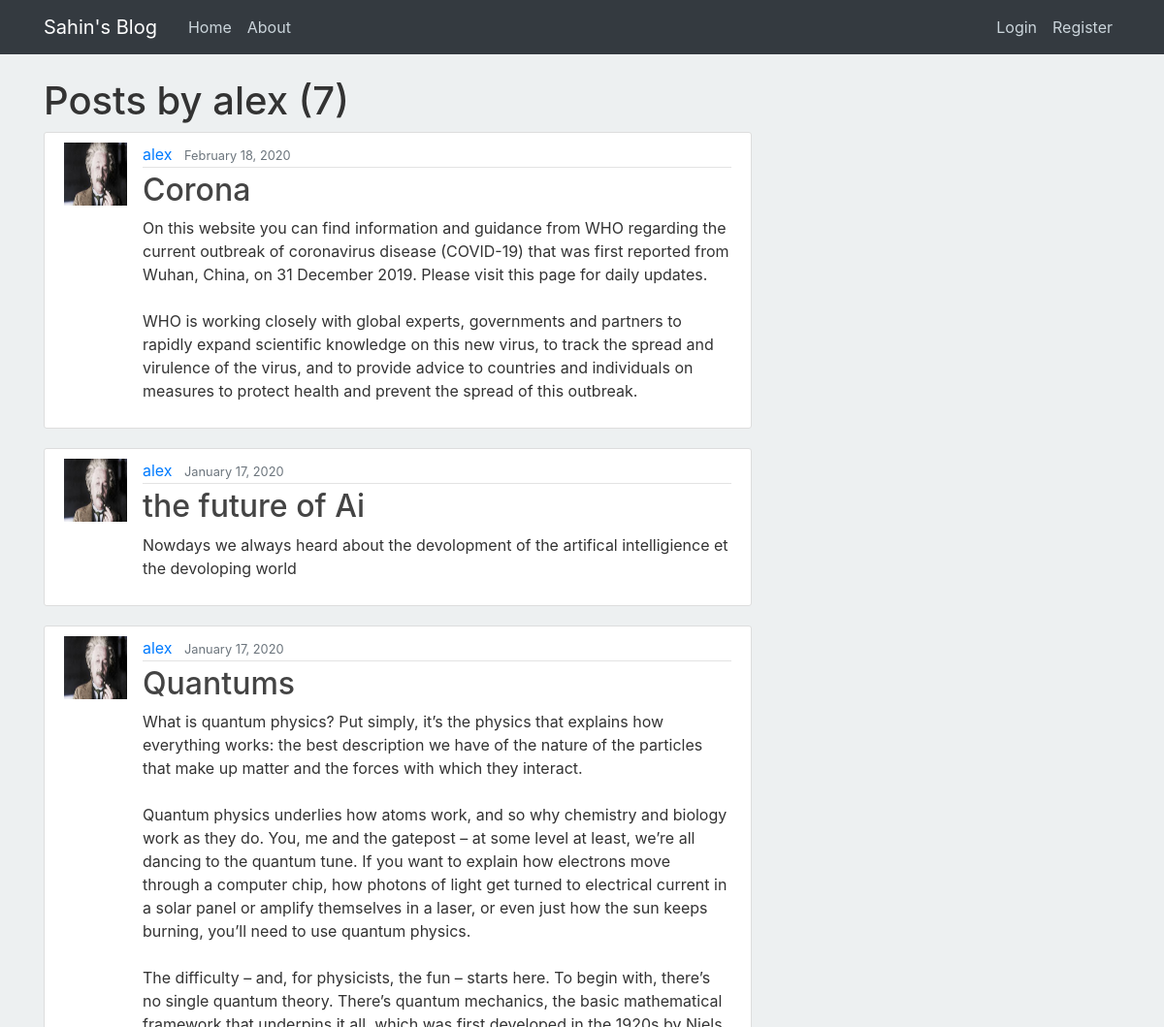
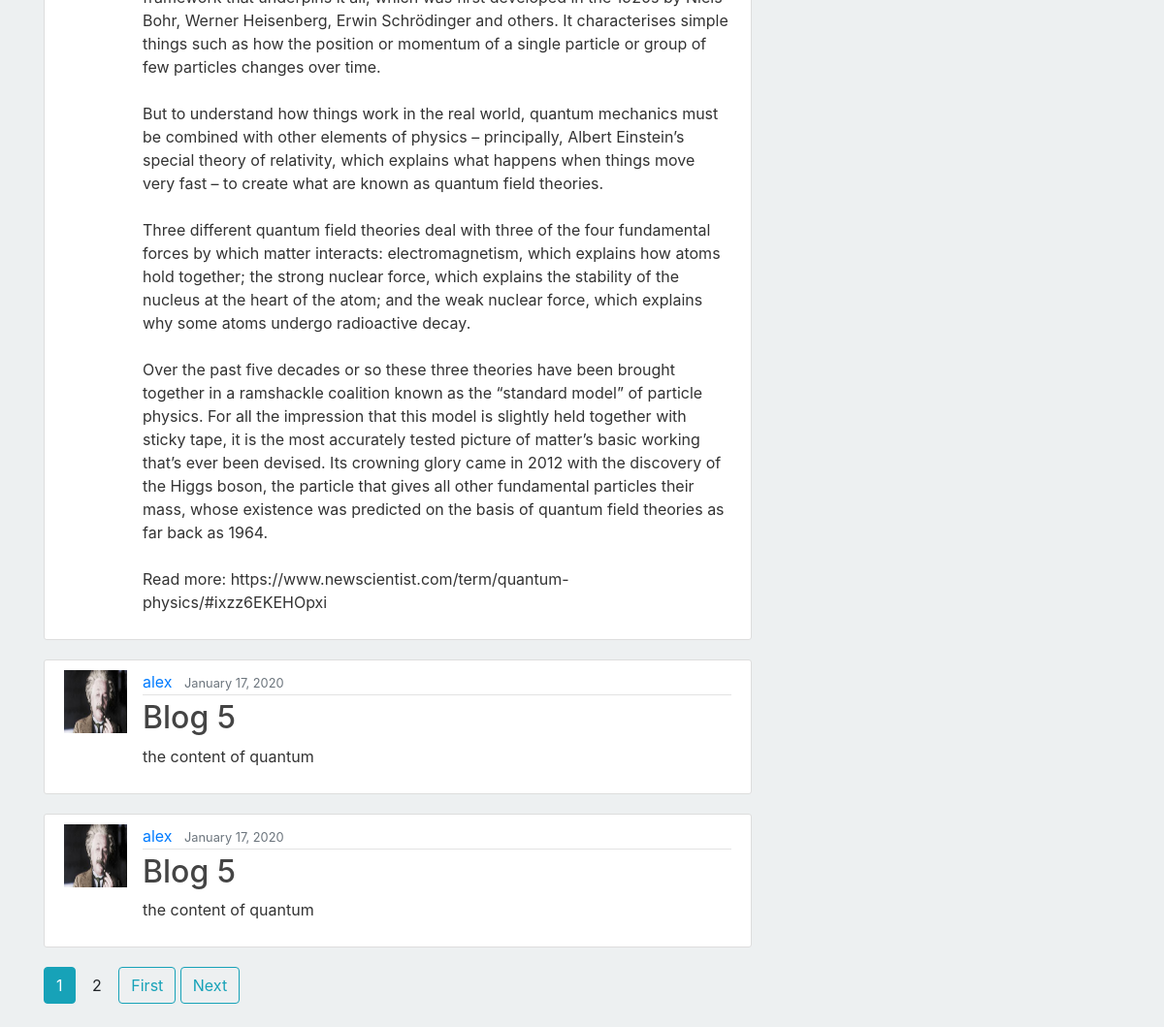
The app's page /user/alex/ with its own data (2 pictures, top to bottom).
### blog/models.py (models this page shows, shortened)
class Post(models.Model):
	title=models.CharField(max_length=100)
	content=models.TextField()
	date_posted=models.DateTimeField(default=timezone.now)
	author=models.ForeignKey(User,on_delete=models.CASCADE)

### users/models.py (models this page shows, shortened)
class Profile(models.Model):
	user=models.OneToOneField(User, on_delete= models.CASCADE)
	image=models.ImageField(default='default.jpg', upload_to='profile_pics')

### blog/views.py (the view)
# urls.py: path('user/<str:username>/', UserPostListView.as_view(), name='user-posts'),
class UserPostListView(ListView):
	model=Post
	template_name='blog/pst_user.html'
	context_object_name='posts'
	paginate_by=5
	def get_queryset(self):
		user=get_object_or_404(User,username = self.kwargs.get('username'))
		return Post.objects.filter(author=user).order_by('-date_posted')

### blog/templates/blog/pst_user.html (shortened to what this page needs)
{% extends "blog/base.html" %}
{%block content%}
  <h1> Posts by {{view.kwargs.username}}  ({{page_obj.paginator.count}})</h1>
	{%for post in posts%}
		 <article class="media content-section">
          <img class="rounded- circle article-img" src="{{post.author.profile.image.url}}">
          <div class="media-body">
            <div class="article-metadata">
              <a class="mr-2" href="{% url 'user-posts' post.author.username%}">{{ post.author }}</a>
              <small class="text-muted">{{ post.date_posted |date:"F d, Y" }}</small>
            </div>
            <h2><a class="article-title" href="{% url  'post-detail' post.id %}">{{ post.title }}</a></h2>
            <p class="article-content">{{ post.content }}</p>
          </div>
        </article>
	{% endfor%}
    {% for num in page_obj.paginator.page_range  %}
      {% if page_obj.number == num %}
        <a class="btn btn-info mb-4" href="?page={{num}}" >{{num}}</a>
      {% elif num > page_obj.number|add:'-3'  and num < page_obj.number|add:'+3' %}
         <a class="btn btn- outline-info mb-4" href="?page={{num}}">{{num}}</a>
      {% endif %}
    {% endfor%}
    {% if page_obj.has_next %}
    <a class="btn btn-outline-info mb-4" href="?page={{obj.paginator.num_pages}}" >First</a>
    <a class="btn btn-outline-info mb-4" href="?page={{page_obj.next_page_number}}" >Next</a>
    {% endif %}
{% endblock content %}

### blog/static/blog/main.css (style rules this page uses)
body { background: #edf0f1; color: #333333; margin-top: 5rem; }
.content-section { background: #ffffff; padding: 10px 20px; border: 1px solid #dddddd; border-radius: 3px; margin-bottom: 20px; }
.article-title { color: #444444; }
.article-content { white-space: pre-line; }
.article-img { height: 65px; width: 65px; margin-right: 16px; }
.article-metadata { padding-bottom: 1px; margin-bottom: 4px; border-bottom: 1px solid #e3e3e3; }

### records on screen
Post: author.profile.image (picture), author "alex", date_posted "February 18, 2020", title "Corona", content "On this website you can find information and guidance from WHO regarding the current outbreak of coronavirus disease (COVID-19) that was first reported from Wuhan, China, on 31 December 2019. Please visit this page for daily updates. WHO is working closely with global experts, governments and partners to rapidly expand scientific knowledge on this new virus, to track the spread and virulence of the virus, and to provide advice to countries and individuals on measures to protect health and prevent the spread of this outbreak."
Post: author.profile.image (picture), author "alex", date_posted "January 17, 2020", title "the future of Ai", content "Nowdays we always heard about the devolopment of the artifical intelligience et the devoloping world"
Post: author.profile.image (picture), author "alex", date_posted "January 17, 2020", title "Quantums", content "What is quantum physics? Put simply, it’s the physics that explains how everything works: the best description we have of the nature of the particles that make up matter and the forces with which they interact. Quantum physics underlies how atoms work, and so why chemistry and biology work as they do. You, me and the gatepost – at some level at least, we’re all dancing to the quantum tune. If you want to explain how electrons move through a computer chip, how photons of light get turned to electrical current in a solar panel or amplify themselves in a laser, or even just how the sun keeps burning, you’ll need to use quantum physics. The difficulty – and, for physicists, the fun – starts…"
Post: author.profile.image (picture), author "alex", date_posted "January 17, 2020", title "Blog 5", content "the content of quantum"
Post: author.profile.image (picture), author "alex", date_posted "January 17, 2020", title "Blog 5", content "the content of quantum"

### other values on screen
{{ view.kwargs.username }} "alex"
{{ page_obj.paginator.count }} "7"
{{ num }} "1"
{{ num }} "2"
